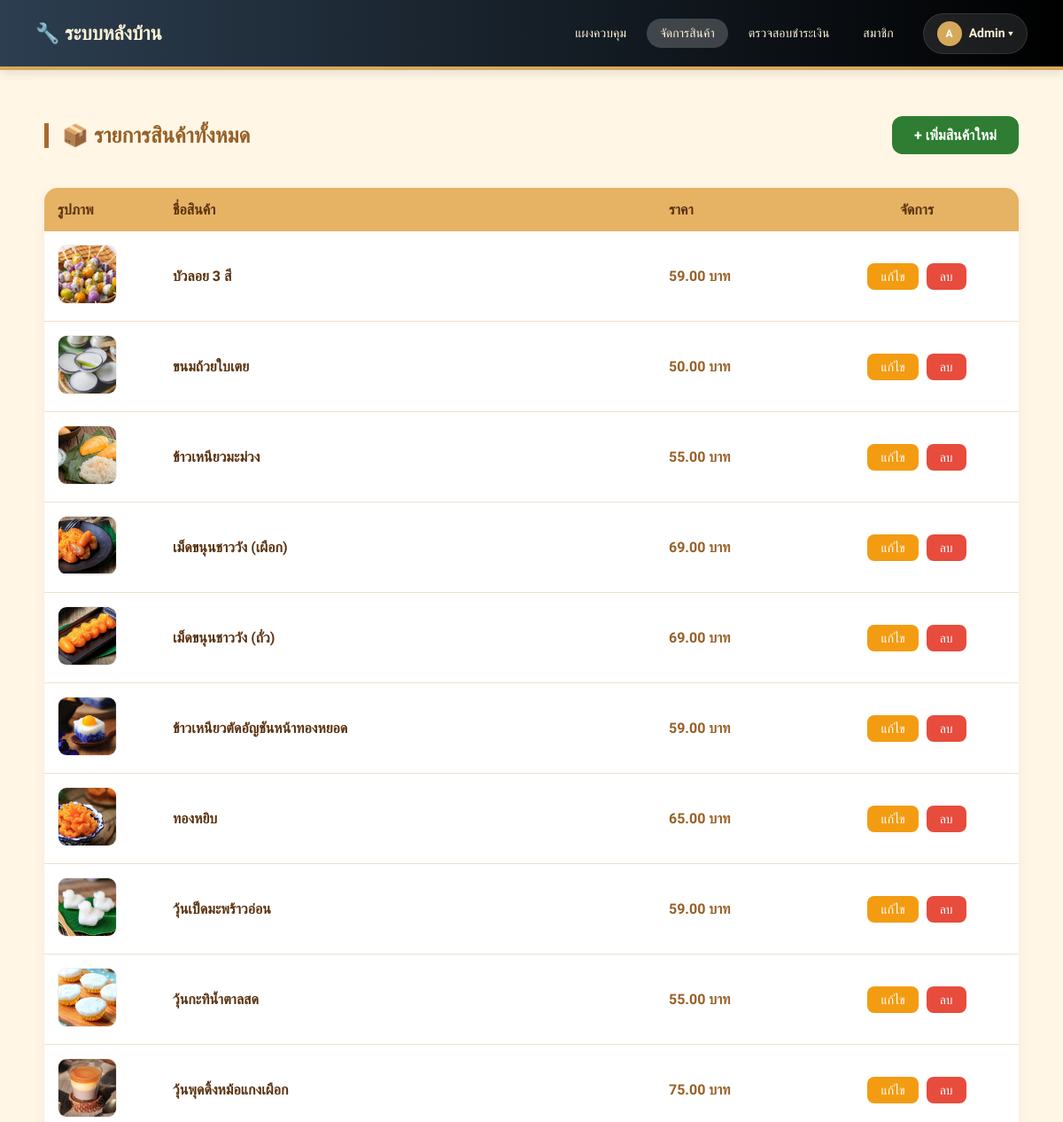
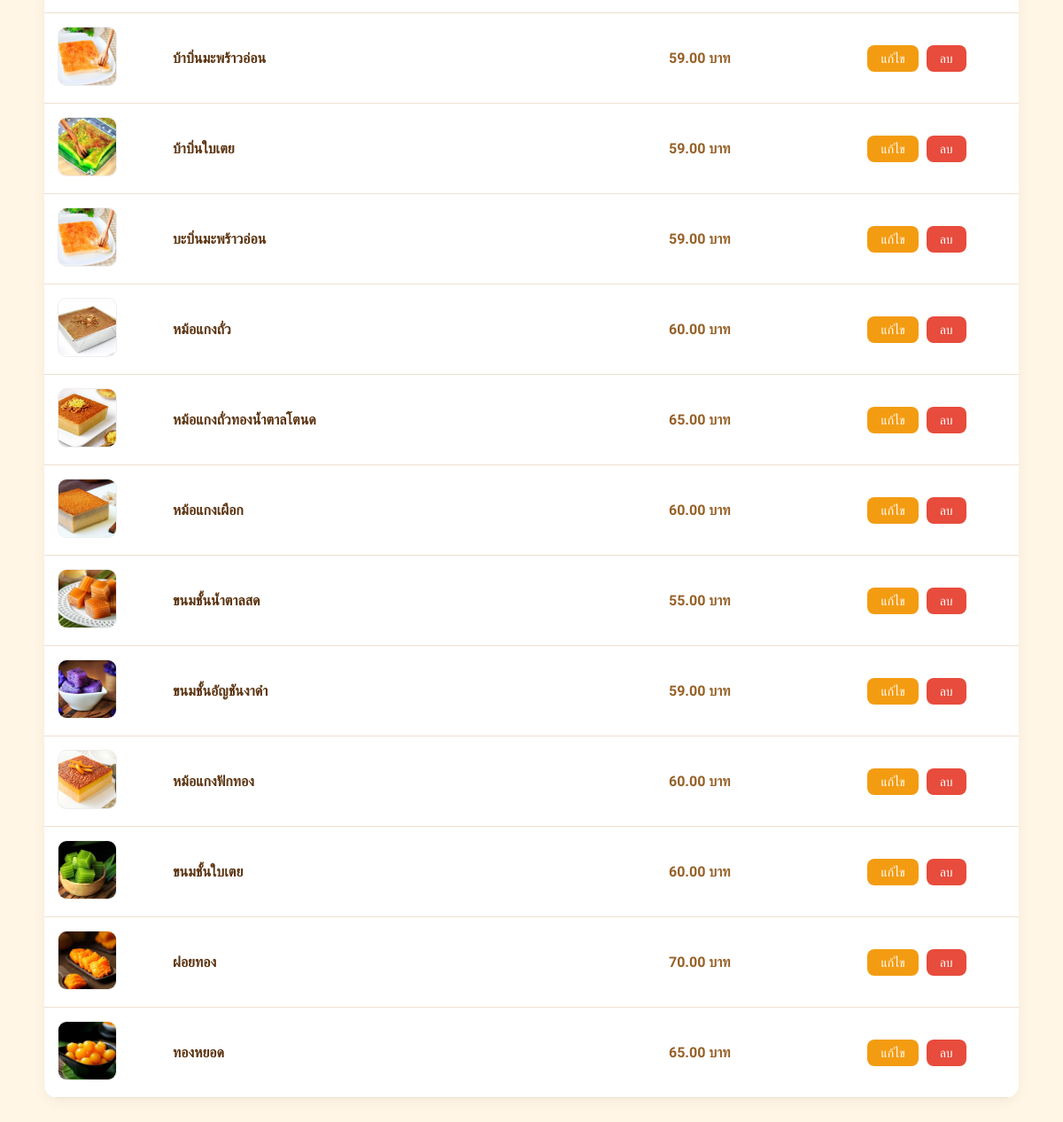
/admin/admin_products.php (signed in), run on the app's committed database (2 pictures, top to bottom).
### tables this page shows
CREATE TABLE `products` (
  `id` int(11) NOT NULL,
  `name` varchar(100) NOT NULL,
  `price` decimal(10,2) NOT NULL,
  `detail` text DEFAULT NULL,
  `image` varchar(255) DEFAULT NULL,
  `created_at` timestamp NOT NULL DEFAULT current_timestamp(),
  `description` text DEFAULT NULL
);

### admin/admin_products.php (the view, shortened to what this page needs)
<?php
require_once "../db.php";
$sql = "SELECT * FROM products ORDER BY id DESC";
$stmt = $pdo->query($sql);
$products = $stmt->fetchAll(PDO::FETCH_ASSOC);
$count_pending = 0;
if (isset($pdo)) {
    try {
        $stmt_count = $pdo->query("SELECT COUNT(*) FROM orders WHERE status = 'waiting_verification'");
        $count_pending = $stmt_count->fetchColumn();
    } catch (PDOException $e) {
        $count_pending = 0;
    }
}
?>
<!DOCTYPE html>
<html lang="th">
<head>
</head>
<body>
<header class="navbar">
    <a href="index_admin.php" class="logo">🔧 ระบบหลังบ้าน</a>
    <nav>
        <a href="index_admin.php">แผงควบคุม</a>
        <a href="admin_products.php" style="background: rgba(255,255,255,0.2);">จัดการสินค้า</a>
        <a href="admin_approve_payment.php">
            ตรวจสอบชำระเงิน <?php if($count_pending > 0): ?><span class="nav-badge"><?= $count_pending ?></span><?php endif; ?>
        </a>
        <a href="admin_member.php">สมาชิก</a>
        <div class="user-menu-container">
            <div class="user-trigger" id="adminBtn">
                <div style="width: 28px; height: 28px; background: #d6a85a; border-radius: 50%; display: flex; align-items: center; justify-content: center; color: white; font-weight: bold; font-size: 12px;">A</div>
                <span><strong>Admin</strong> ▾</span>
            </div>
        </div>
    </nav>
</header>
<div class="container">
    <div class="header-flex">
        <h2 style="color: #966027; border-left: 5px solid #a96a2d; padding-left: 15px;">📦 รายการสินค้าทั้งหมด</h2>
        <a href="add_item.php" class="btn-add">+ เพิ่มสินค้าใหม่</a>
    </div>
    <table class="product-table">
        <thead>
            <tr>
                <th width="100">รูปภาพ</th>
                <th>ชื่อสินค้า</th>
                <th width="150">ราคา</th>
                <th width="200" style="text-align: center;">จัดการ</th>
            </tr>
        </thead>
        <tbody>
            <?php foreach ($products as $row): ?>
            <tr>
                <td>
                    <img src="../assets/images/<?= !empty($row['image']) ? htmlspecialchars($row['image']) : 'no-image.jpg' ?>" class="img-preview">
                </td>
                <td><strong><?= htmlspecialchars($row['name']) ?></strong></td>
                <td><span style="font-weight: bold; color: #966027;"><?= number_format($row['price'], 2) ?> บาท</span></td>
                <td style="text-align: center;">
                    <a href="edit_item.php?id=<?= $row['id'] ?>" class="btn-edit">แก้ไข</a>
                    <a href="delete_item.php?id=<?= $row['id'] ?>" class="btn-delete" onclick="return confirm('คุณแน่ใจหรือไม่?')">ลบ</a>
                </td>
            </tr>
            <?php endforeach; ?>
        </tbody>
    </table>
</div>
</body>
</html>

### admin/admin_products.php (style rules this page uses)
body { margin: 0; font-family: 'Sarabun', sans-serif; background: #fff6e5; color: #5a320f; }
.navbar { display: flex; justify-content: space-between; align-items: center; padding: 0 40px; height: 75px; background: linear-gradient(90deg, #2c3e50, #000000); border-bottom: 4px solid #d6a85a; position: sticky; top: 0; z-index: 1000; box-shadow: 0 4px 10px rgba(0,0,0,0.1); }
.navbar .logo { font-size: 22px; font-weight: bold; color: #fff3d6; text-decoration: none; }
.navbar nav { display: flex; align-items: center; gap: 8px; }
.navbar nav a { text-decoration: none; color: #fff3d6; padding: 8px 15px; border-radius: 20px; transition: 0.3s; font-size: 14px; }
.user-menu-container { position: relative; display: inline-block; margin-left: 10px; }
.user-trigger { color: #fff3d6; cursor: pointer; padding: 8px 15px; border-radius: 25px; display: flex; align-items: center; gap: 8px; background: rgba(255, 255, 255, 0.1); font-size: 14px; transition: 0.3s; border: 1px solid rgba(255, 255, 255, 0.1); user-select: none; }
.container { max-width: 1100px; margin: 40px auto; padding: 0 20px; }
.header-flex { display: flex; justify-content: space-between; align-items: center; margin-bottom: 25px; }
.btn-add { background: #2e7d32; color: white; padding: 12px 25px; border-radius: 12px; text-decoration: none; font-weight: bold; transition: 0.3s; }
.product-table { width: 100%; background: white; border-collapse: collapse; border-radius: 15px; overflow: hidden; box-shadow: 0 4px 15px rgba(0,0,0,0.05); }
.product-table th { background: #e6b264; color: #5a320f; padding: 15px; text-align: left; }
.product-table td { padding: 15px; border-bottom: 1px solid #f0e0d0; vertical-align: middle; }
.img-preview { width: 65px; height: 65px; object-fit: cover; border-radius: 10px; border: 1px solid #eee; }
.btn-edit { background: #f39c12; color: white; padding: 7px 15px; border-radius: 8px; text-decoration: none; font-size: 14px; margin-right: 5px; }
.btn-delete { background: #e74c3c; color: white; padding: 7px 15px; border-radius: 8px; text-decoration: none; font-size: 14px; }

### data on the page
products: image (picture), name "บัวลอย 3 สี", price "59.00"
products: image (picture), name "ขนมถ้วยใบเตย", price "50.00"
products: image (picture), name "ข้าวเหนียวมะม่วง", price "55.00"
products: image (picture), name "เม็ดขนุนชาววัง (เผือก)", price "69.00"
products: image (picture), name "เม็ดขนุนชาววัง (ถั่ว)", price "69.00"
products: image (picture), name "ข้าวเหนียวตัดอัญชันหน้าทองหยอด", price "59.00"
products: image (picture), name "ทองหยิบ", price "65.00"
products: image (picture), name "วุ้นเป็ดมะพร้าวอ่อน", price "59.00"
products: image (picture), name "วุ้นกะทิน้ำตาลสด", price "55.00"
products: image (picture), name "วุ้นพุดดิ้งหม้อแกงเผือก", price "75.00"
products: image (picture), name "บ้าบิ่นมะพร้าวอ่อน", price "59.00"
products: image (picture), name "บ้าบิ่นใบเตย", price "59.00"
products: image (picture), name "บะบิ่นมะพร้าวอ่อน", price "59.00"
products: image (picture), name "หม้อแกงถั่ว", price "60.00"
products: image (picture), name "หม้อแกงถั่วทองน้ำตาลโตนด", price "65.00"
products: image (picture), name "หม้อแกงเผือก", price "60.00"
products: image (picture), name "ขนมชั้นน้ำตาลสด", price "55.00"
products: image (picture), name "ขนมชั้นอัญชันงาดำ", price "59.00"
products: image (picture), name "หม้อแกงฟักทอง", price "60.00"
products: image (picture), name "ขนมชั้นใบเตย", price "60.00"
products: image (picture), name "ฝอยทอง", price "70.00"
products: image (picture), name "ทองหยอด", price "65.00"
